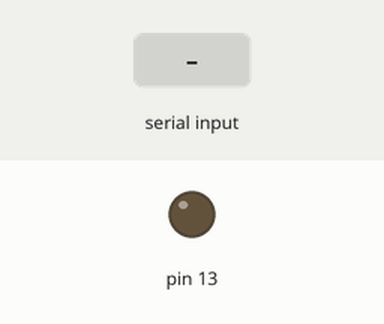
Recording of a sketch running on a simulated Arduino Uno, built with avr-gcc and run on an emulated ATmega328P. On the bench: output pins drawn as LEDs (lit = HIGH). The inputs (shaded band) are chosen by the test bench.

Above: at 1.2 s.
1.3 s: "a" received over Serial
At 1.6 s:
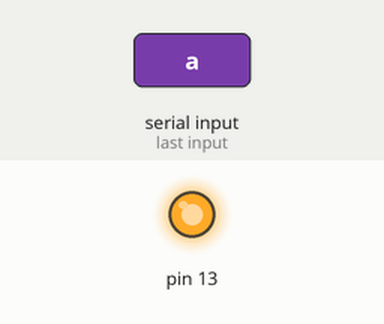
2.8 s: "s" received over Serial
At 3.9 s:
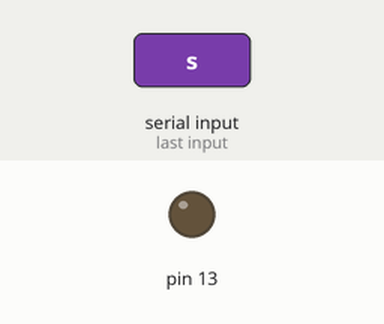
Timing chart, 0 to 5.8 s (numbered marks = the images above; inputs shaded):
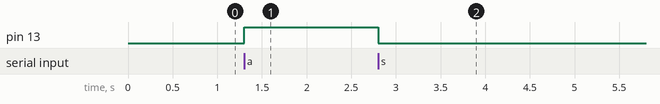

The sketch:

listato_18_03.ino
```cpp
void setup() {
  Serial.begin(9600);
  pinMode(13, OUTPUT);
}

void loop() {
  int n = Serial.read();
  if ((char) n == 'a') {
    digitalWrite(13, HIGH);
  }
  if ((char) n == 's') {
    digitalWrite(13, LOW);
  }
}
```

Measured:
- after the input at 1.3 s, pin 13: LOW → HIGH at once
- after the input at 2.8 s, pin 13: HIGH → LOW at once
